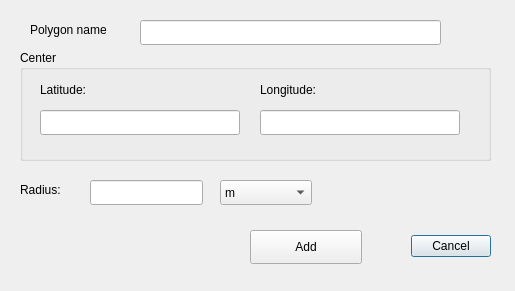
<?xml version="1.0" encoding="UTF-8"?>
<ui version="4.0">
 <class>CreateCircleDialogBase</class>
 <widget class="QDialog" name="CreateCircleDialogBase">
  <property name="geometry">
   <rect>
    <x>0</x>
    <y>0</y>
    <width>515</width>
    <height>291</height>
   </rect>
  </property>
  <property name="windowTitle">
   <string>CreateCircle</string>
  </property>
  <widget class="QDialogButtonBox" name="button_box">
   <property name="geometry">
    <rect>
     <x>240</x>
     <y>230</y>
     <width>251</width>
     <height>32</height>
    </rect>
   </property>
   <property name="orientation">
    <enum>Qt::Horizontal</enum>
   </property>
   <property name="standardButtons">
    <set>QDialogButtonBox::Cancel</set>
   </property>
  </widget>
  <widget class="QGroupBox" name="groupBox">
   <property name="geometry">
    <rect>
     <x>20</x>
     <y>50</y>
     <width>471</width>
     <height>111</height>
    </rect>
   </property>
   <property name="title">
    <string>Center</string>
   </property>
   <widget class="QLabel" name="label">
    <property name="geometry">
     <rect>
      <x>20</x>
      <y>30</y>
      <width>68</width>
      <height>19</height>
     </rect>
    </property>
    <property name="text">
     <string>Latitude:</string>
    </property>
   </widget>
   <widget class="QLabel" name="label_2">
    <property name="geometry">
     <rect>
      <x>240</x>
      <y>30</y>
      <width>111</width>
      <height>19</height>
     </rect>
    </property>
    <property name="text">
     <string>Longitude:</string>
    </property>
   </widget>
   <widget class="QLineEdit" name="lineEditCenterLat">
    <property name="geometry">
     <rect>
      <x>20</x>
      <y>60</y>
      <width>200</width>
      <height>25</height>
     </rect>
    </property>
   </widget>
   <widget class="QLineEdit" name="lineEditCenterLon">
    <property name="geometry">
     <rect>
      <x>240</x>
      <y>60</y>
      <width>200</width>
      <height>25</height>
     </rect>
    </property>
   </widget>
  </widget>
  <widget class="QLabel" name="label_3">
   <property name="geometry">
    <rect>
     <x>20</x>
     <y>180</y>
     <width>68</width>
     <height>19</height>
    </rect>
   </property>
   <property name="text">
    <string>Radius:</string>
   </property>
  </widget>
  <widget class="QLineEdit" name="lineEditRadius">
   <property name="geometry">
    <rect>
     <x>90</x>
     <y>180</y>
     <width>113</width>
     <height>25</height>
    </rect>
   </property>
  </widget>
  <widget class="QComboBox" name="comboBoxRadiusUOM">
   <property name="geometry">
    <rect>
     <x>220</x>
     <y>180</y>
     <width>92</width>
     <height>25</height>
    </rect>
   </property>
   <item>
    <property name="text">
     <string>m</string>
    </property>
   </item>
   <item>
    <property name="text">
     <string>km</string>
    </property>
   </item>
   <item>
    <property name="text">
     <string>NM</string>
    </property>
   </item>
   <item>
    <property name="text">
     <string>feet</string>
    </property>
   </item>
   <item>
    <property name="text">
     <string>SM</string>
    </property>
   </item>
  </widget>
  <widget class="QPushButton" name="pushButtonAddCircle">
   <property name="geometry">
    <rect>
     <x>250</x>
     <y>230</y>
     <width>112</width>
     <height>34</height>
    </rect>
   </property>
   <property name="text">
    <string>Add</string>
   </property>
  </widget>
  <widget class="QLabel" name="label_4">
   <property name="geometry">
    <rect>
     <x>30</x>
     <y>20</y>
     <width>111</width>
     <height>19</height>
    </rect>
   </property>
   <property name="text">
    <string>Polygon name</string>
   </property>
  </widget>
  <widget class="QLineEdit" name="lineEditPolyName">
   <property name="geometry">
    <rect>
     <x>140</x>
     <y>20</y>
     <width>301</width>
     <height>25</height>
    </rect>
   </property>
  </widget>
 </widget>
 <resources/>
 <connections>
  <connection>
   <sender>button_box</sender>
   <signal>accepted()</signal>
   <receiver>CreateCircleDialogBase</receiver>
   <slot>accept()</slot>
   <hints>
    <hint type="sourcelabel">
     <x>20</x>
     <y>20</y>
    </hint>
    <hint type="destinationlabel">
     <x>20</x>
     <y>20</y>
    </hint>
   </hints>
  </connection>
  <connection>
   <sender>button_box</sender>
   <signal>rejected()</signal>
   <receiver>CreateCircleDialogBase</receiver>
   <slot>reject()</slot>
   <hints>
    <hint type="sourcelabel">
     <x>20</x>
     <y>20</y>
    </hint>
    <hint type="destinationlabel">
     <x>20</x>
     <y>20</y>
    </hint>
   </hints>
  </connection>
 </connections>
</ui>
